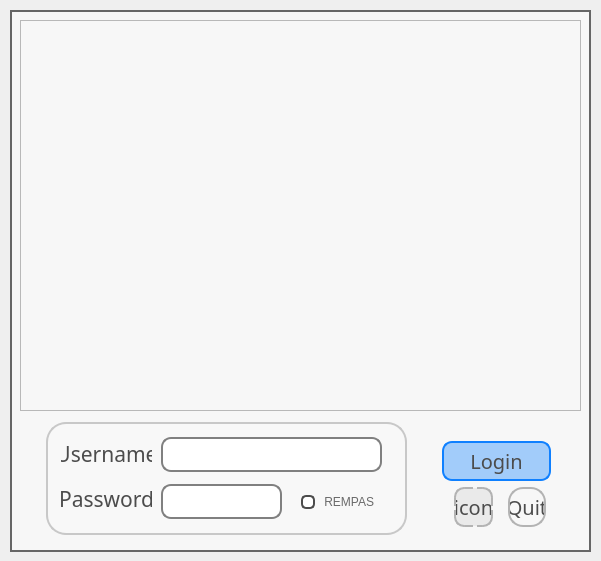
<?xml version="1.0" encoding="UTF-8"?>
<ui version="4.0">
 <class>Login</class>
 <widget class="QWidget" name="Login">
  <property name="geometry">
   <rect>
    <x>0</x>
    <y>0</y>
    <width>601</width>
    <height>561</height>
   </rect>
  </property>
  <property name="windowTitle">
   <string>Home</string>
  </property>
  <property name="styleSheet">
   <string notr="true"/>
  </property>
  <widget class="QFrame" name="titlepic">
   <property name="geometry">
    <rect>
     <x>20</x>
     <y>20</y>
     <width>561</width>
     <height>391</height>
    </rect>
   </property>
   <property name="autoFillBackground">
    <bool>false</bool>
   </property>
   <property name="styleSheet">
    <string notr="true"/>
   </property>
   <property name="frameShape">
    <enum>QFrame::StyledPanel</enum>
   </property>
   <property name="frameShadow">
    <enum>QFrame::Raised</enum>
   </property>
  </widget>
  <widget class="QFrame" name="frame_2">
   <property name="geometry">
    <rect>
     <x>10</x>
     <y>10</y>
     <width>581</width>
     <height>542</height>
    </rect>
   </property>
   <property name="styleSheet">
    <string notr="true">QFrame{
	background: rgba(248, 248, 248, 220);
	border: 2px solid rgb(102, 102, 102);
}</string>
   </property>
   <property name="frameShape">
    <enum>QFrame::StyledPanel</enum>
   </property>
   <property name="frameShadow">
    <enum>QFrame::Raised</enum>
   </property>
   <widget class="QFrame" name="frame_3">
    <property name="geometry">
     <rect>
      <x>36</x>
      <y>412</y>
      <width>361</width>
      <height>113</height>
     </rect>
    </property>
    <property name="styleSheet">
     <string notr="true">QFrame{
	border: 2px solid rgb(200, 200, 200);
	border-radius:20px;
	background: rgba(248, 248, 248, 210);
}</string>
    </property>
    <property name="frameShape">
     <enum>QFrame::StyledPanel</enum>
    </property>
    <property name="frameShadow">
     <enum>QFrame::Raised</enum>
    </property>
    <widget class="QCheckBox" name="checkBox">
     <property name="geometry">
      <rect>
       <x>255</x>
       <y>70</y>
       <width>81</width>
       <height>20</height>
      </rect>
     </property>
     <property name="styleSheet">
      <string notr="true">QCheckBox{
	border: 0px;
	color: rgb(106, 106, 106);
	font: 75 13pt &quot;Helvetica&quot; bold;
}

QCheckBox::indicator:unchecked {
    border: 2px solid rgb(76, 76, 76);;
	border-radius: 5px;
	background:white;
}
QCheckBox::indicator:unchecked:hover {
	background:rgba(15, 128, 255, 90);
}

QCheckBox::indicator:checked:hover {
	background:rgba(15, 128, 255, 90);
}

QCheckBox::indicator:checked {
	border: 2px solid rgb(76, 76, 76);;
	border-radius: 5px;
	background:rgba(15, 128, 255, 153);
}



QCheckBox::indicator:unchecked:pressed {
	background:white;
}

QCheckBox::indicator:checked:pressed {
	background:white;
}</string>
     </property>
     <property name="text">
      <string> REMPAS</string>
     </property>
     <property name="tristate">
      <bool>false</bool>
     </property>
    </widget>
    <widget class="QLineEdit" name="lineEdit_2">
     <property name="geometry">
      <rect>
       <x>115</x>
       <y>62</y>
       <width>121</width>
       <height>35</height>
      </rect>
     </property>
     <property name="styleSheet">
      <string notr="true">QLineEdit{
	border: 2px solid grey;
	border-radius:10px;
	font: 75 16pt &quot;Helvetica&quot; bold;
	lineedit-password-mask-delay: 1000;
}
</string>
     </property>
     <property name="maxLength">
      <number>100</number>
     </property>
     <property name="echoMode">
      <enum>QLineEdit::Password</enum>
     </property>
     <property name="cursorPosition">
      <number>0</number>
     </property>
     <property name="alignment">
      <set>Qt::AlignCenter</set>
     </property>
    </widget>
    <widget class="QLabel" name="label">
     <property name="geometry">
      <rect>
       <x>15</x>
       <y>21</y>
       <width>91</width>
       <height>21</height>
      </rect>
     </property>
     <property name="font">
      <font>
       <family>Helvetica 12</family>
       <pointsize>16</pointsize>
       <weight>9</weight>
       <italic>false</italic>
       <bold>false</bold>
      </font>
     </property>
     <property name="styleSheet">
      <string notr="true">QLabel{
	border: 0px;
	color: rgb(76, 76, 76);
	font: 75 16pt &quot;Helvetica&quot; bold;
	background:none;
}</string>
     </property>
     <property name="text">
      <string>Username</string>
     </property>
     <property name="alignment">
      <set>Qt::AlignCenter</set>
     </property>
    </widget>
    <widget class="QLineEdit" name="lineEdit">
     <property name="geometry">
      <rect>
       <x>115</x>
       <y>15</y>
       <width>221</width>
       <height>35</height>
      </rect>
     </property>
     <property name="styleSheet">
      <string notr="true">QLineEdit{
	border: 2px solid grey;
	border-radius:10px;
	font: 75 16pt &quot;Helvetica&quot; bold;
}
</string>
     </property>
     <property name="maxLength">
      <number>20</number>
     </property>
     <property name="frame">
      <bool>true</bool>
     </property>
     <property name="alignment">
      <set>Qt::AlignCenter</set>
     </property>
     <property name="clearButtonEnabled">
      <bool>false</bool>
     </property>
    </widget>
    <widget class="QLabel" name="label_2">
     <property name="geometry">
      <rect>
       <x>15</x>
       <y>66</y>
       <width>91</width>
       <height>21</height>
      </rect>
     </property>
     <property name="font">
      <font>
       <family>Helvetica 12</family>
       <pointsize>16</pointsize>
       <weight>9</weight>
       <italic>false</italic>
       <bold>false</bold>
      </font>
     </property>
     <property name="styleSheet">
      <string notr="true">QLabel{
	border: 0px;
	color: rgb(76, 76, 76);
	font: 75 16pt &quot;Helvetica&quot; bold;
	background:none;
}</string>
     </property>
     <property name="text">
      <string>Password</string>
     </property>
     <property name="alignment">
      <set>Qt::AlignCenter</set>
     </property>
    </widget>
   </widget>
   <widget class="QWidget" name="verticalLayoutWidget">
    <property name="geometry">
     <rect>
      <x>421</x>
      <y>420</y>
      <width>131</width>
      <height>111</height>
     </rect>
    </property>
    <layout class="QVBoxLayout" name="verticalLayout">
     <item>
      <widget class="QPushButton" name="pushButton_2">
       <property name="minimumSize">
        <size>
         <width>10</width>
         <height>40</height>
        </size>
       </property>
       <property name="font">
        <font>
         <family>Helvetica 12</family>
         <pointsize>15</pointsize>
         <weight>9</weight>
         <italic>false</italic>
         <bold>false</bold>
        </font>
       </property>
       <property name="styleSheet">
        <string notr="true">QPushButton{
	border: 2px solid rgb(15, 128, 255);
	background:rgba(15, 128, 255, 93);
	border-radius:10px;
	color: rgb(76, 76, 76);
	font: 75 15pt &quot;Helvetica&quot; bold;
}

QPushButton:hover{
	border: 2px solid rgb(15, 128, 255);
	background:rgba(15, 128, 255, 30);
	border-radius:10px;
	color: rgb(76, 76, 76);
	font: 75 15pt &quot;Helvetica&quot; bold;
}</string>
       </property>
       <property name="text">
        <string>Login</string>
       </property>
       <property name="iconSize">
        <size>
         <width>16</width>
         <height>16</height>
        </size>
       </property>
       <property name="default">
        <bool>true</bool>
       </property>
       <property name="flat">
        <bool>false</bool>
       </property>
      </widget>
     </item>
     <item>
      <layout class="QHBoxLayout" name="horizontalLayout" stretch="0,1">
       <property name="spacing">
        <number>15</number>
       </property>
       <property name="leftMargin">
        <number>12</number>
       </property>
       <property name="topMargin">
        <number>0</number>
       </property>
       <property name="rightMargin">
        <number>5</number>
       </property>
       <property name="bottomMargin">
        <number>5</number>
       </property>
       <item>
        <widget class="QPushButton" name="pushButton_3">
         <property name="minimumSize">
          <size>
           <width>0</width>
           <height>40</height>
          </size>
         </property>
         <property name="font">
          <font>
           <family>Helvetica 12</family>
           <pointsize>15</pointsize>
           <weight>9</weight>
           <italic>false</italic>
           <bold>false</bold>
          </font>
         </property>
         <property name="styleSheet">
          <string notr="true">QPushButton{
	border: 2px dashed rgb(179, 179, 179);
	border-radius:10px;
	background:rgba(204, 204, 204, 73);
	color: rgb(76, 76, 76);
	font: 75 15pt &quot;Helvetica&quot; bold ;
}</string>
         </property>
         <property name="text">
          <string>icon</string>
         </property>
         <property name="flat">
          <bool>false</bool>
         </property>
        </widget>
       </item>
       <item>
        <widget class="QPushButton" name="pushButton">
         <property name="minimumSize">
          <size>
           <width>0</width>
           <height>40</height>
          </size>
         </property>
         <property name="font">
          <font>
           <family>Helvetica 12</family>
           <pointsize>15</pointsize>
           <weight>9</weight>
           <italic>false</italic>
           <bold>false</bold>
          </font>
         </property>
         <property name="styleSheet">
          <string notr="true">QPushButton{
	border: 2px solid rgb(179, 179, 179);
	border-radius:15px;
	background:rgba(244, 244, 244, 20);

	color: rgb(76, 76, 76);
	font: 75 15pt &quot;Helvetica&quot; bold ;
}

QPushButton:hover{
	border: 2px solid rgb(179, 179, 179);
	border-radius:15px;
	background:white;
	color: rgb(76, 76, 76);
	font: 75 15pt &quot;Helvetica&quot; bold ;
}</string>
         </property>
         <property name="text">
          <string>Quit</string>
         </property>
         <property name="flat">
          <bool>false</bool>
         </property>
        </widget>
       </item>
      </layout>
     </item>
    </layout>
   </widget>
   <widget class="QLabel" name="label_pass">
    <property name="geometry">
     <rect>
      <x>460</x>
      <y>400</y>
      <width>1</width>
      <height>1</height>
     </rect>
    </property>
    <property name="styleSheet">
     <string notr="true">QLabel{
	background: none;
	border: none;
}</string>
    </property>
    <property name="text">
     <string/>
    </property>
   </widget>
  </widget>
  <zorder>frame_2</zorder>
  <zorder>titlepic</zorder>
 </widget>
 <layoutdefault spacing="6" margin="11"/>
 <tabstops>
  <tabstop>lineEdit</tabstop>
  <tabstop>lineEdit_2</tabstop>
  <tabstop>checkBox</tabstop>
  <tabstop>pushButton_2</tabstop>
  <tabstop>pushButton_3</tabstop>
  <tabstop>pushButton</tabstop>
 </tabstops>
 <resources/>
 <connections/>
</ui>
